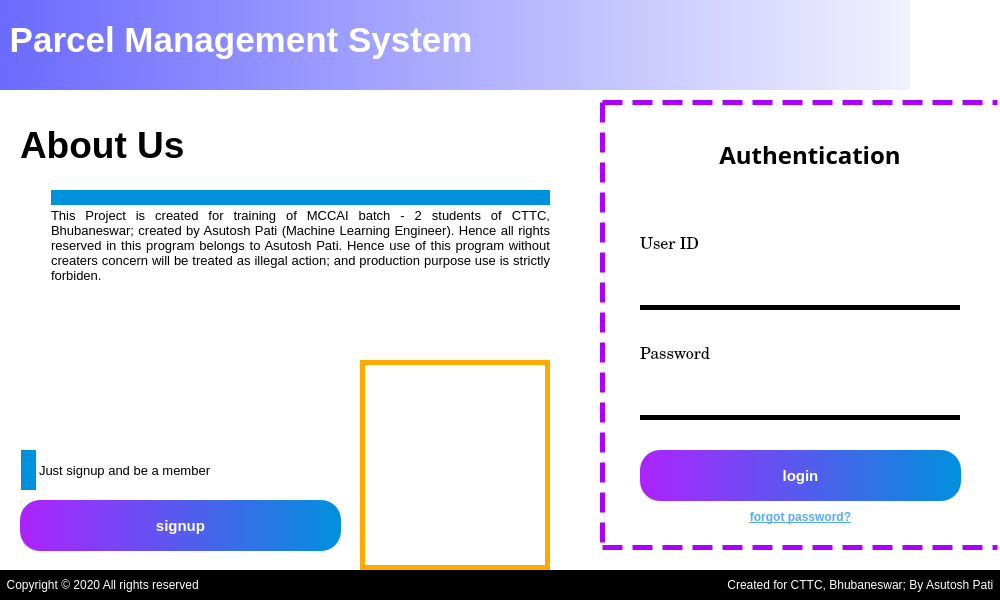
<?xml version="1.0" encoding="UTF-8"?>
<ui version="4.0">
 <class>Form</class>
 <widget class="QWidget" name="Form">
  <property name="geometry">
   <rect>
    <x>0</x>
    <y>0</y>
    <width>1000</width>
    <height>600</height>
   </rect>
  </property>
  <property name="minimumSize">
   <size>
    <width>1000</width>
    <height>600</height>
   </size>
  </property>
  <property name="windowTitle">
   <string>Home</string>
  </property>
  <property name="styleSheet">
   <string notr="true">background-color: rgb(255, 255, 255);</string>
  </property>
  <widget class="QLabel" name="label_7">
   <property name="geometry">
    <rect>
     <x>0</x>
     <y>0</y>
     <width>1000</width>
     <height>90</height>
    </rect>
   </property>
   <property name="styleSheet">
    <string notr="true">background-color: qlineargradient(spread:pad, x1:0, y1:0, x2:1, y2:0, stop:0 rgba(106, 106, 255, 255), stop:1 rgba(255, 255, 255, 255));</string>
   </property>
   <property name="text">
    <string/>
   </property>
  </widget>
  <widget class="QLineEdit" name="lineEdit_2">
   <property name="geometry">
    <rect>
     <x>640</x>
     <y>380</y>
     <width>320</width>
     <height>40</height>
    </rect>
   </property>
   <property name="font">
    <font>
     <pointsize>11</pointsize>
    </font>
   </property>
   <property name="styleSheet">
    <string notr="true">QLineEdit{
border: none;
border-bottom: 5px solid rgb(0, 0, 0);
}

QLineEdit:hover{
border: none;
border-bottom: 5px solid rgb(255, 170, 0);
}

QLineEdit:focus{
border: none;
border-bottom: 5px solid rgb(255, 170, 0);
}</string>
   </property>
   <property name="text">
    <string/>
   </property>
   <property name="echoMode">
    <enum>QLineEdit::Password</enum>
   </property>
  </widget>
  <widget class="QLabel" name="label_3">
   <property name="geometry">
    <rect>
     <x>500</x>
     <y>570</y>
     <width>500</width>
     <height>30</height>
    </rect>
   </property>
   <property name="styleSheet">
    <string notr="true">background-color: rgb(0, 0, 0);
color: rgb(255, 255, 255);</string>
   </property>
   <property name="text">
    <string>Created for CTTC, Bhubaneswar; By Asutosh Pati  </string>
   </property>
   <property name="alignment">
    <set>Qt::AlignRight|Qt::AlignTrailing|Qt::AlignVCenter</set>
   </property>
  </widget>
  <widget class="QPushButton" name="pushButton_3">
   <property name="geometry">
    <rect>
     <x>20</x>
     <y>500</y>
     <width>321</width>
     <height>51</height>
    </rect>
   </property>
   <property name="font">
    <font>
     <pointsize>11</pointsize>
     <weight>75</weight>
     <bold>true</bold>
    </font>
   </property>
   <property name="styleSheet">
    <string notr="true">background-color: qlineargradient(spread:pad, x1:0, y1:0, x2:1, y2:0, stop:0 rgba(173, 35, 255, 255), stop:1 rgba(0, 145, 221, 255));
color: rgb(255, 255, 255);
border-radius: 20px;</string>
   </property>
   <property name="text">
    <string>signup</string>
   </property>
  </widget>
  <widget class="QPushButton" name="pushButton_2">
   <property name="geometry">
    <rect>
     <x>640</x>
     <y>450</y>
     <width>321</width>
     <height>51</height>
    </rect>
   </property>
   <property name="font">
    <font>
     <pointsize>11</pointsize>
     <weight>75</weight>
     <bold>true</bold>
    </font>
   </property>
   <property name="styleSheet">
    <string notr="true">background-color: qlineargradient(spread:pad, x1:0, y1:0, x2:1, y2:0, stop:0 rgba(173, 35, 255, 255), stop:1 rgba(0, 145, 221, 255));
color: rgb(255, 255, 255);
border-radius: 20px;</string>
   </property>
   <property name="text">
    <string>login</string>
   </property>
  </widget>
  <widget class="QLabel" name="label_13">
   <property name="geometry">
    <rect>
     <x>360</x>
     <y>360</y>
     <width>190</width>
     <height>210</height>
    </rect>
   </property>
   <property name="styleSheet">
    <string notr="true">border: 5px solid rgb(255, 170, 0)</string>
   </property>
   <property name="text">
    <string/>
   </property>
   <property name="pixmap">
    <pixmap>../images/front.jpg</pixmap>
   </property>
   <property name="scaledContents">
    <bool>true</bool>
   </property>
  </widget>
  <widget class="QLabel" name="label_2">
   <property name="geometry">
    <rect>
     <x>0</x>
     <y>570</y>
     <width>500</width>
     <height>30</height>
    </rect>
   </property>
   <property name="styleSheet">
    <string notr="true">background-color: rgb(0, 0, 0);
color: rgb(255, 255, 255);</string>
   </property>
   <property name="text">
    <string>  Copyright © 2020 All rights reserved</string>
   </property>
  </widget>
  <widget class="QPushButton" name="pushButton">
   <property name="geometry">
    <rect>
     <x>710</x>
     <y>500</y>
     <width>181</width>
     <height>34</height>
    </rect>
   </property>
   <property name="font">
    <font>
     <weight>75</weight>
     <bold>true</bold>
     <underline>true</underline>
    </font>
   </property>
   <property name="styleSheet">
    <string notr="true">color: rgb(85, 170, 255);</string>
   </property>
   <property name="text">
    <string>forgot password?</string>
   </property>
   <property name="flat">
    <bool>true</bool>
   </property>
  </widget>
  <widget class="QLabel" name="label_5">
   <property name="geometry">
    <rect>
     <x>610</x>
     <y>120</y>
     <width>400</width>
     <height>70</height>
    </rect>
   </property>
   <property name="font">
    <font>
     <family>Calisto MT</family>
     <pointsize>18</pointsize>
     <weight>75</weight>
     <bold>true</bold>
    </font>
   </property>
   <property name="styleSheet">
    <string notr="true">background-color: rgba(255, 255, 255, 0);</string>
   </property>
   <property name="text">
    <string>Authentication</string>
   </property>
   <property name="alignment">
    <set>Qt::AlignCenter</set>
   </property>
   <property name="wordWrap">
    <bool>true</bool>
   </property>
  </widget>
  <widget class="QLabel" name="label_12">
   <property name="geometry">
    <rect>
     <x>20</x>
     <y>450</y>
     <width>500</width>
     <height>40</height>
    </rect>
   </property>
   <property name="font">
    <font>
     <pointsize>10</pointsize>
    </font>
   </property>
   <property name="styleSheet">
    <string notr="true">border-left: 15px solid rgb(0, 145, 221);
margin-left: 1px;</string>
   </property>
   <property name="text">
    <string>Just signup and be a member</string>
   </property>
  </widget>
  <widget class="QLabel" name="label">
   <property name="geometry">
    <rect>
     <x>600</x>
     <y>100</y>
     <width>400</width>
     <height>450</height>
    </rect>
   </property>
   <property name="styleSheet">
    <string notr="true">border: 5px dashed rgb(170, 0, 255);
border-right: none;</string>
   </property>
   <property name="text">
    <string/>
   </property>
   <property name="scaledContents">
    <bool>false</bool>
   </property>
  </widget>
  <widget class="QLabel" name="label_8">
   <property name="geometry">
    <rect>
     <x>0</x>
     <y>10</y>
     <width>1000</width>
     <height>60</height>
    </rect>
   </property>
   <property name="font">
    <font>
     <pointsize>26</pointsize>
     <weight>75</weight>
     <bold>true</bold>
    </font>
   </property>
   <property name="styleSheet">
    <string notr="true">background-color: rgba(255, 255, 255, 0);
color: rgb(255, 255, 255);</string>
   </property>
   <property name="text">
    <string> Parcel Management System</string>
   </property>
   <property name="alignment">
    <set>Qt::AlignLeading|Qt::AlignLeft|Qt::AlignVCenter</set>
   </property>
  </widget>
  <widget class="QLabel" name="label_11">
   <property name="geometry">
    <rect>
     <x>50</x>
     <y>190</y>
     <width>500</width>
     <height>190</height>
    </rect>
   </property>
   <property name="font">
    <font>
     <pointsize>10</pointsize>
    </font>
   </property>
   <property name="styleSheet">
    <string notr="true">border-top: 15px solid rgb(0, 145, 221);
margin-left: 1px;</string>
   </property>
   <property name="text">
    <string>&lt;html&gt;&lt;head/&gt;&lt;body&gt;&lt;p&gt;This Project is created for training of MCCAI batch - 2 students of CTTC, Bhubaneswar; created by Asutosh Pati (Machine Learning Engineer). Hence all rights reserved in this program belongs to Asutosh Pati. Hence use of this program without creaters concern will be treated as illegal action; and production purpose use is strictly forbiden.&lt;/p&gt;&lt;/body&gt;&lt;/html&gt;</string>
   </property>
   <property name="alignment">
    <set>Qt::AlignJustify|Qt::AlignTop</set>
   </property>
   <property name="wordWrap">
    <bool>true</bool>
   </property>
  </widget>
  <widget class="QLabel" name="label_10">
   <property name="geometry">
    <rect>
     <x>20</x>
     <y>110</y>
     <width>500</width>
     <height>70</height>
    </rect>
   </property>
   <property name="font">
    <font>
     <pointsize>28</pointsize>
     <weight>75</weight>
     <bold>true</bold>
    </font>
   </property>
   <property name="text">
    <string>About Us</string>
   </property>
  </widget>
  <widget class="QLabel" name="label_9">
   <property name="geometry">
    <rect>
     <x>910</x>
     <y>0</y>
     <width>90</width>
     <height>90</height>
    </rect>
   </property>
   <property name="text">
    <string/>
   </property>
   <property name="pixmap">
    <pixmap>../images/PMS logo.PNG</pixmap>
   </property>
   <property name="scaledContents">
    <bool>true</bool>
   </property>
  </widget>
  <widget class="QLineEdit" name="lineEdit">
   <property name="geometry">
    <rect>
     <x>640</x>
     <y>270</y>
     <width>320</width>
     <height>40</height>
    </rect>
   </property>
   <property name="font">
    <font>
     <pointsize>11</pointsize>
    </font>
   </property>
   <property name="styleSheet">
    <string notr="true">QLineEdit{
border: none;
border-bottom: 5px solid rgb(0, 0, 0);
}

QLineEdit:hover{
border: none;
border-bottom: 5px solid rgb(255, 170, 0);
}

QLineEdit:focus{
border: none;
border-bottom: 5px solid rgb(255, 170, 0);
}</string>
   </property>
   <property name="text">
    <string/>
   </property>
  </widget>
  <widget class="QLabel" name="label_4">
   <property name="geometry">
    <rect>
     <x>640</x>
     <y>230</y>
     <width>181</width>
     <height>31</height>
    </rect>
   </property>
   <property name="font">
    <font>
     <family>Century Schoolbook</family>
     <pointsize>12</pointsize>
    </font>
   </property>
   <property name="styleSheet">
    <string notr="true">background-color: rgba(255, 255, 255, 0);</string>
   </property>
   <property name="text">
    <string>User ID</string>
   </property>
  </widget>
  <widget class="QLabel" name="label_6">
   <property name="geometry">
    <rect>
     <x>640</x>
     <y>340</y>
     <width>131</width>
     <height>31</height>
    </rect>
   </property>
   <property name="font">
    <font>
     <family>Century Schoolbook</family>
     <pointsize>12</pointsize>
    </font>
   </property>
   <property name="styleSheet">
    <string notr="true">background-color: rgba(255, 255, 255, 0);</string>
   </property>
   <property name="text">
    <string>Password</string>
   </property>
  </widget>
  <zorder>label</zorder>
  <zorder>label_7</zorder>
  <zorder>lineEdit_2</zorder>
  <zorder>label_3</zorder>
  <zorder>pushButton_3</zorder>
  <zorder>pushButton_2</zorder>
  <zorder>label_2</zorder>
  <zorder>pushButton</zorder>
  <zorder>label_5</zorder>
  <zorder>label_12</zorder>
  <zorder>label_8</zorder>
  <zorder>label_11</zorder>
  <zorder>label_10</zorder>
  <zorder>label_9</zorder>
  <zorder>lineEdit</zorder>
  <zorder>label_4</zorder>
  <zorder>label_6</zorder>
  <zorder>label_13</zorder>
 </widget>
 <resources/>
 <connections/>
</ui>
